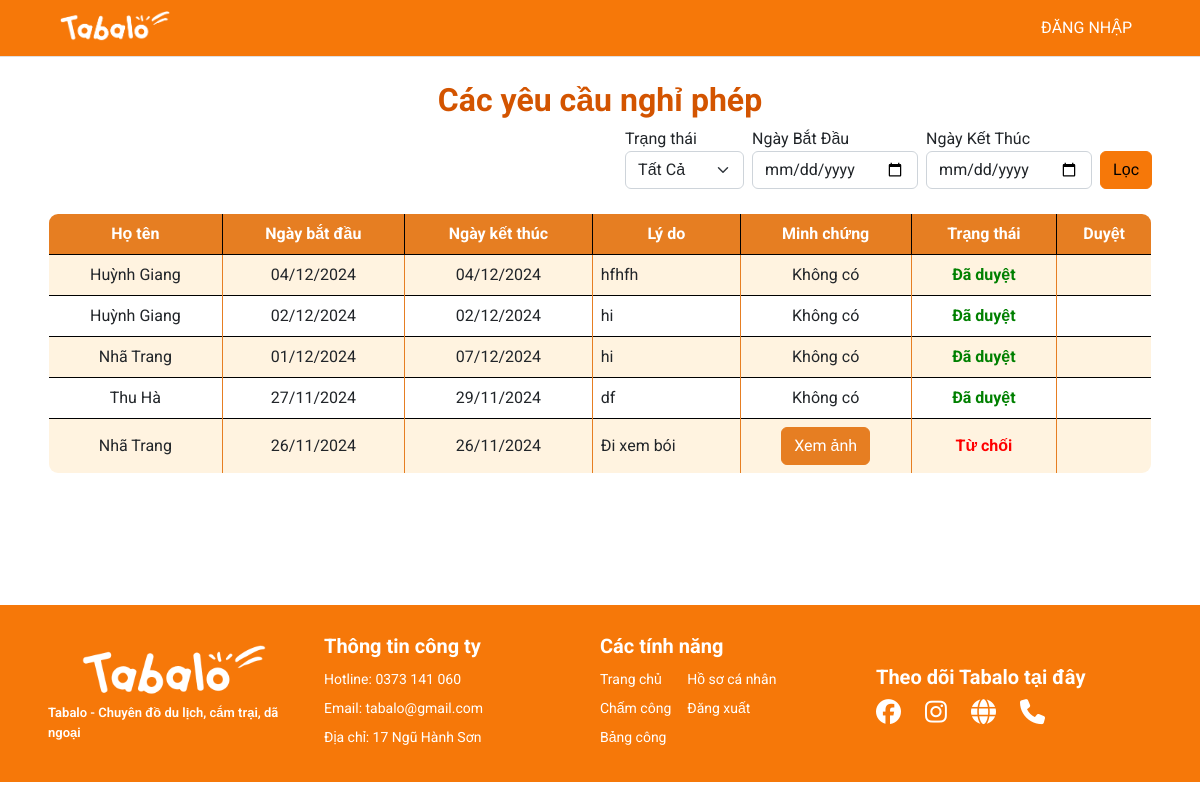
/management/dayoff/, run on the app's committed database.
### myapp/models.py (models this page shows, shortened)
class DayOffRequest(models.Model):
    STATUS_CHOICES = [
        ('pending', 'Pending'),
        ('approved', 'Approved'),
        ('rejected', 'Rejected'),
    ]
    user = models.ForeignKey(User, on_delete=models.CASCADE)
    start_date = models.DateField()
    end_date = models.DateField()
    reason = models.TextField()
    status = models.CharField(max_length=10, choices=STATUS_CHOICES, default='pending')
    image = models.ImageField(upload_to='uploads/', blank=True, null=True)

### management/views.py (the view, shortened to what this page needs)
# urls.py: path('dayoff/', views.admin_review_requests, name='dayoff'),
def admin_review_requests(request):
    title = 'Đơn nghỉ phép'
    requests = DayOffRequest.objects.order_by('-start_date')
    status = request.GET.get('status', '')
    start_date = request.GET.get('start-date', '')
    end_date = request.GET.get('end-date', '')
    if start_date and end_date:
      requests = requests.filter(start_date__range=[start_date, end_date])
    elif start_date:
      requests = requests.filter(start_date__range=[start_date, datetime.now().date()])
    elif end_date:
      requests = requests.filter(start_date__range=[datetime.now().date(), end_date])
    paginator = Paginator(requests, 10)
    page_number = request.GET.get('page', '')
    try:
      page_obj = paginator.get_page(page_number)
    except PageNotAnInteger:
      page_obj = paginator.page(1)
    except EmptyPage:
      page_obj = paginator.page(paginator.num_pages)
    query_params = request.GET.copy()
    if 'page' in query_params:
      query_params.pop('page')
    context = {'title': title,
               'start_date': start_date,
               'end_date': end_date,
               'status': status,
               'page_obj': page_obj,
               'query_params': query_params.urlencode()}
    return render(request, 'pages/admin_review_requests.html', context)

### management/context_processors.py (called while the page is built)
def pending_dayoff(request):
  count_pending = DayOffRequest.objects.filter(status='pending').count()
  return {'count_pending': count_pending}

### templates/pages/admin_review_requests.html (shortened to what this page needs)
{% extends '../layouts/base.html' %}
{% load static %}
{% block main %}
<link rel="stylesheet" href="{% static 'styles/table.css' %}">
<br>
<h1 style="text-align: center; font-size: 2rem; font-weight: bold; color: #D35400;">Các yêu cầu nghỉ phép</h1>
{% include 'partials/filter_dayoff.html' %}
<br>
<table class="table table-hover table-bordered custom-border" style="border-radius: 10px; overflow: hidden;">
  <thead class="bg-tab text-white" style="background-color: #E67E22;">
    <tr>
      <th scope="col" class="text-center" >Họ tên</th>
      <th scope="col" class="text-center" >Ngày bắt đầu</th>
      <th scope="col" class="text-center" >Ngày kết thúc</th>
      <th scope="col" class="text-center" >Lý do</th>
      <th scope="col" class="text-center" >Minh chứng</th>
      <th scope="col" class="text-center" >Trạng thái</th>
      <th scope="col" class="text-center" >Duyệt</th>
    </tr>
  </thead>
  <tbody>
    {% for rq in page_obj %}
      <tr class="table-row">
        <td class="text-center align-middle border-cell">{{ rq.user.first_name }} {{ rq.user.last_name }}</td>
        <td class="text-center align-middle border-cell">{{ rq.start_date|date:"d/m/Y" }}</td>
        <td class="text-center align-middle border-cell">{{ rq.end_date|date:"d/m/Y" }}</td>
        <td class="align-middle border-cell">{{ rq.reason }}</td>
        <td class="text-center align-middle border-cell">
          {% if rq.image %}
          <a href="{{ rq.image.url }}" target="_blank" style="text-decoration: none;">
            <button class="btn btn-secondary" style="background-color: #E67E22; border-color: #E67E22; color: white;">
              Xem ảnh
            </button>
          </a>
          {% else %}
          <span>Không có</span>
          {% endif %}
        </td>
        <td class="text-center align-middle border-cell">
          {% if rq.status == 'approved' %}
          <span style="color: green; font-weight: bold;">Đã duyệt</span>
          {% elif rq.status == 'pending' %}
          <span style="color: orange; font-weight: bold;">Đang chờ</span>
          {% else %}
          <span style="color: red; font-weight: bold;">Từ chối</span>
          {% endif %}
        </td>
        <td class="border-cell">
        </td>
      </tr>
    {% endfor %}
  </tbody>
</table>
{% endblock %}

### static/styles/style.css (style rules this page uses)
.bg-tab { background-color: #FF983E !important; }
table { border-collapse: collapse; border: 1px solid #000 !important; }
table th, table td { border: 1px solid #000000; }

### static/styles/table.css (style rules this page uses)
.table-bordered thead th { vertical-align: middle; }
.table-bordered tbody tr:nth-child(odd) { background-color: #FFF3E0; }
.table-bordered tbody tr:nth-child(even) { background-color: #FFFFFF; }
.bg-tab { background-color: #E67E22 !important; color: white !important; }
.custom-border { border: 2px solid #E67E22; border-radius: 10px; }
.border-cell { border: 1px solid #E67E22; }

### data on the page
DayOffRequest: user.first_name "Huỳnh", user.last_name "Giang", start_date "04/12/2024", end_date "04/12/2024", reason "hfhfh", image "Không có", status "Đã duyệt"
DayOffRequest: user.first_name "Huỳnh", user.last_name "Giang", start_date "02/12/2024", end_date "02/12/2024", reason "hi", image "Không có", status "Đã duyệt"
DayOffRequest: user.first_name "Nhã", user.last_name "Trang", start_date "01/12/2024", end_date "07/12/2024", reason "hi", image "Không có", status "Đã duyệt"
DayOffRequest: user.first_name "Thu", user.last_name "Hà", start_date "27/11/2024", end_date "29/11/2024", reason "df", image "Không có", status "Đã duyệt"
DayOffRequest: user.first_name "Nhã", user.last_name "Trang", start_date "26/11/2024", end_date "26/11/2024", reason "Đi xem bói", status "Từ chối"
